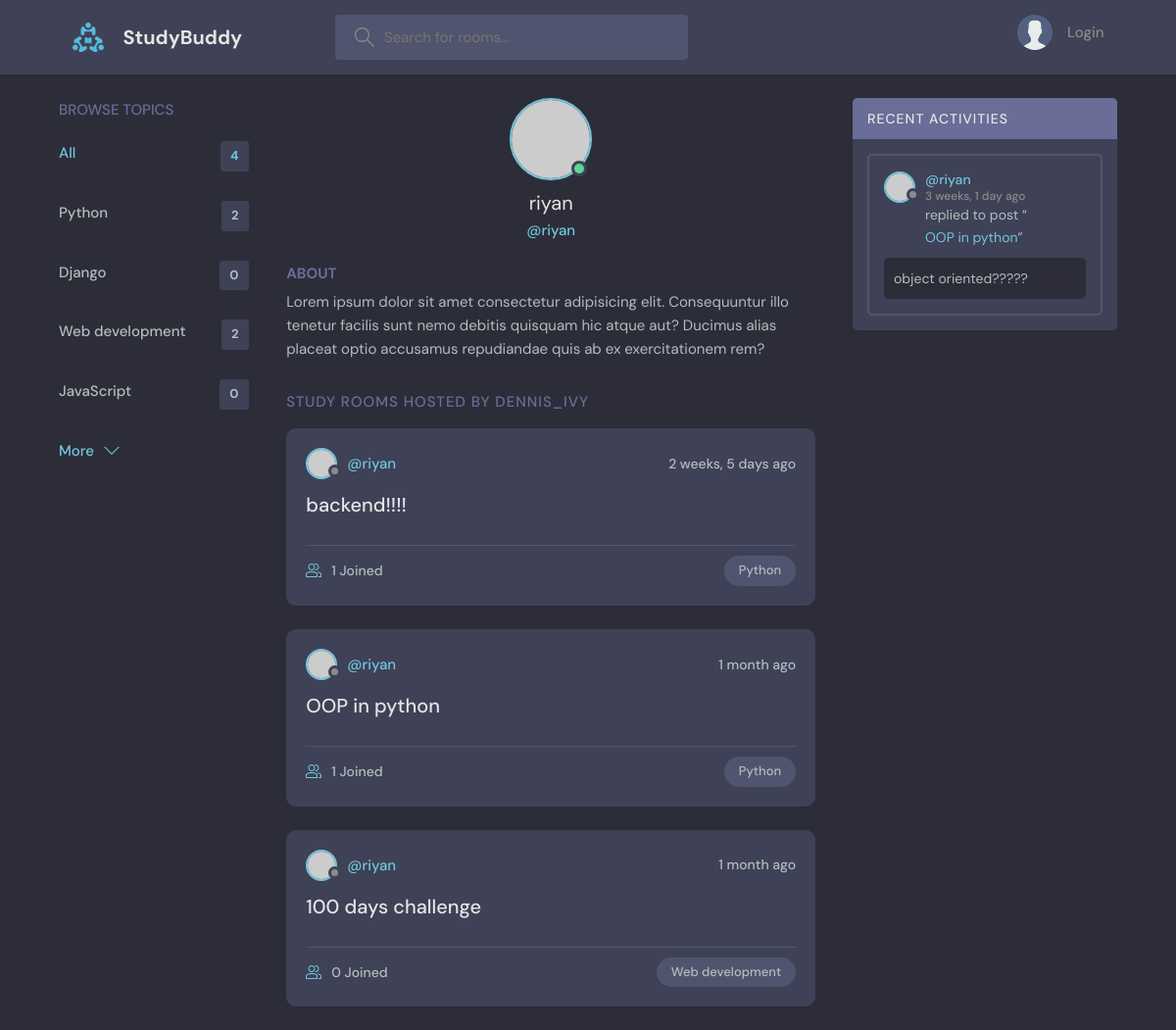
/profile/1, run on an earlier commit of the app's database.
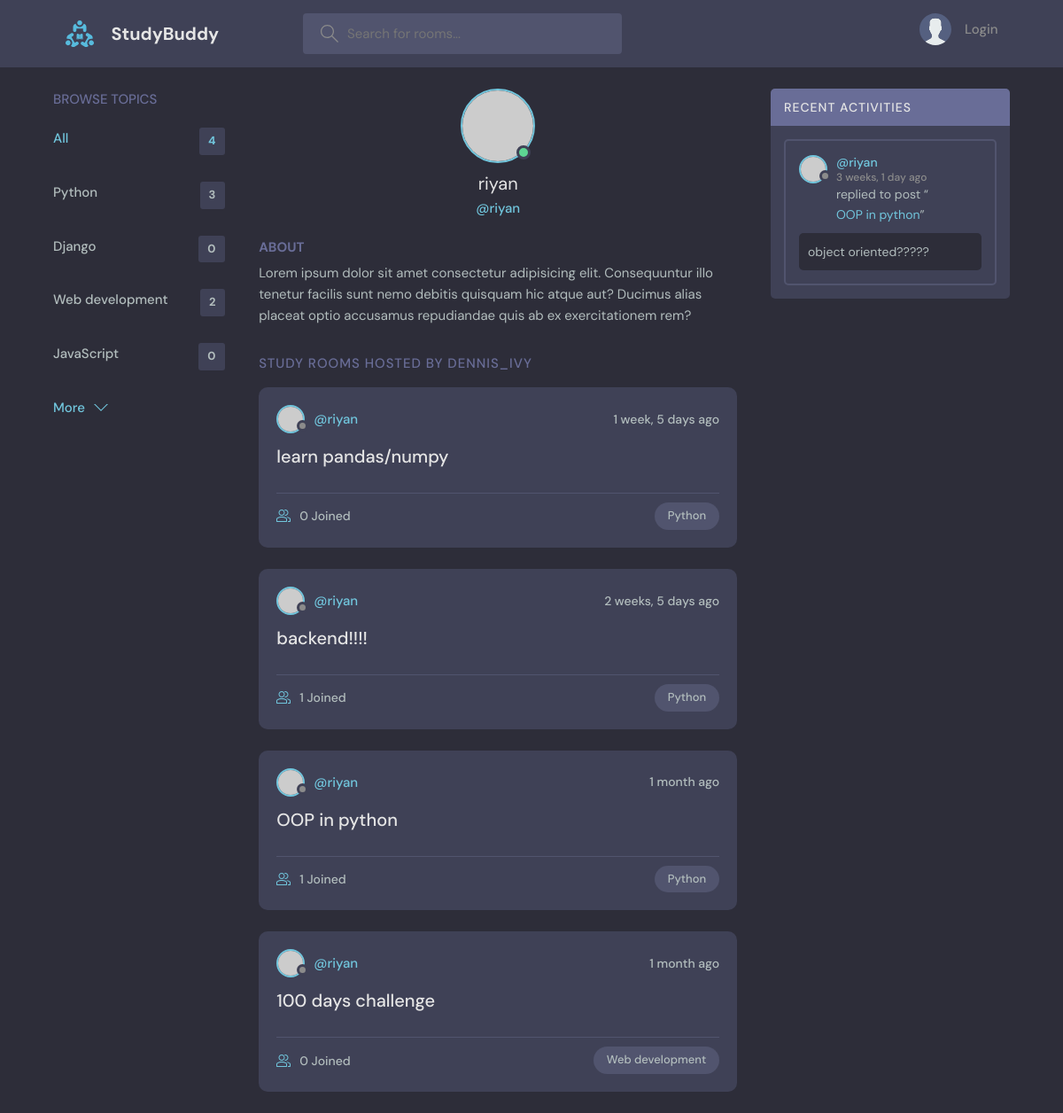
And on a later commit of the database.
### base/models.py (models this page shows, shortened)
class Topic(models.Model):
    name = models.CharField(max_length=200)

class Room(models.Model):
    host = models.ForeignKey(User, on_delete=models.SET_NULL, null=True)
    topic = models.ForeignKey(Topic, on_delete=models.SET_NULL, null=True)
    name = models.CharField(max_length=200)
    description = models.TextField(null=True, blank=True)
    participants = models.ManyToManyField(
        User, related_name="participants", blank=True)
    updated = models.DateTimeField(auto_now=True)
    created = models.DateTimeField(auto_now_add=True)
    class Meta:
        ordering = ['-updated', '-created']
    def __str__(self):
        return self.name

class Message(models.Model):
    user = models.ForeignKey(User, on_delete=models.CASCADE)
    room = models.ForeignKey(Room, on_delete=models.CASCADE)
    body = models.TextField()
    updated = models.DateTimeField(auto_now=True)
    created = models.DateTimeField(auto_now_add=True)
    class Meta:
        ordering = ['-updated', '-created']

### base/views.py (the view)
# urls.py: path("profile/<str:pk>", views.userProfile, name="user-profile"),
def userProfile(request, pk):
    user = User.objects.get(id=pk)
    room_messages = user.message_set.all()
    topics = Topic.objects.all()
    rooms = user.room_set.all()
    context = {"user": user, "rooms": rooms,
               "room_messages": room_messages, "topics": topics}
    return render(request, "base/profile.html", context)

### base/templates/base/profile.html (shortened to what this page needs)
{% extends 'main.html' %} {% block content %}
<main class="profile-page layout layout--3">
  <div class="container">
    {% include 'base/topics_component.html' %}
    <div class="roomList">
      <div class="profile">
        <div class="profile__avatar">
          <div class="avatar avatar--large active">
            <img src="https://randomuser.me/api/portraits/men/11.jpg" />
          </div>
        </div>
        <div class="profile__info">
          <h3>{{ user.username }}</h3>
          <p>@{{ user.username }}</p>
        </div>
        <div class="profile__about">
          <h3>About</h3>
          <p>
            Lorem ipsum dolor sit amet consectetur adipisicing elit.
            Consequuntur illo tenetur facilis sunt nemo debitis quisquam hic
            atque aut? Ducimus alias placeat optio accusamus repudiandae quis ab
            ex exercitationem rem?
          </p>
        </div>
      </div>
      <div class="roomList__header">
        <div>
          <h2>Study Rooms Hosted by dennis_ivy</h2>
        </div>
      </div>
      {% include 'base/feed_component.html' %}
    </div>
    {% include 'base/activity_component.html' %}
  </div>
</main>
{% endblock content %}

### base/templates/base/topics_component.html
<div class="topics">
  <div class="topics__header">
    <h2>Browse Topics</h2>
  </div>
  <ul class="topics__list">
    <li>
      <a href="{% url 'home' %}" class="active"
        >All <span>{{ topics.count }}</span></a
      >
    </li>
    {% for topic in topics %}
    <li>
      <a href="{% url 'home' %}?q={{ topic.name }}"
        >{{ topic.name }} <span>{{ topic.room_set.all.count }}</span></a
      >
    </li>
    {% endfor %}
  </ul>
  <a class="btn btn--link" href="{% url 'topics' %}">
    More
    <svg
      version="1.1"
      xmlns="http://www.w3.org/2000/svg"
      width="32"
      height="32"
      viewBox="0 0 32 32"
    >
      <title>chevron-down</title>
      <path d="M16 21l-13-13h-3l16 16 16-16h-3l-13 13z"></path>
    </svg>
  </a>
</div>

### base/templates/base/feed_component.html (shortened to what this page needs)
{% for room in rooms %}
<div class="roomListRoom">
  <div class="roomListRoom__header">
    <a
      href="{% url 'user-profile' room.host.id %}"
      class="roomListRoom__author"
    >
      <div class="avatar avatar--small">
        <img src="https://randomuser.me/api/portraits/women/11.jpg" />
      </div>
      <span>@{{ room.host.username }}</span>
    </a>
    <div class="roomListRoom__actions">
      <span>{{ room.created | timesince }} ago</span>
    </div>
  </div>
  <div class="roomListRoom__content">
    <a href="{% url 'room' room.id %}">{{ room.name }}</a>
  </div>
  <div class="roomListRoom__meta">
    <a href="{% url 'room' room.id %}" class="roomListRoom__joined">
      {{ room.participants.all.count }} Joined
    </a>
    <p class="roomListRoom__topic">{{ room.topic.name }}</p>
  </div>
</div>
{% endfor %}

### base/templates/base/activity_component.html (shortened to what this page needs)
<div class="activities">
  <div class="activities__header">
    <h2>Recent Activities</h2>
  </div>
  {% for message in room_messages %}
  <div class="activities__box">
    <div class="activities__boxHeader roomListRoom__header">
      <a
        href="{% url 'user-profile' message.user.id %}"
        class="roomListRoom__author"
      >
        <div class="avatar avatar--small">
          <img src="https://randomuser.me/api/portraits/women/11.jpg" />
        </div>
        <p>
          @{{ message.user }}
          <span>{{ message.created | timesince }} ago</span>
        </p>
      </a>
    </div>
    <div class="activities__boxContent">
      <p>
        replied to post “<a href="{% url 'room' message.room.id %}"
          >{{ message.room }}</a
        >”
      </p>
      <div class="activities__boxRoomContent">{{ message.body }}</div>
    </div>
  </div>
  {% endfor %}
</div>

What changed in the data, as far as the page shows it:
computed for Topic "Python": room_set.all.count "2" → "3"
added Room: host.username "riyan", created "1 week, 5 days", name "learn pandas/numpy", participants.all.count "0", topic.name "Python"
